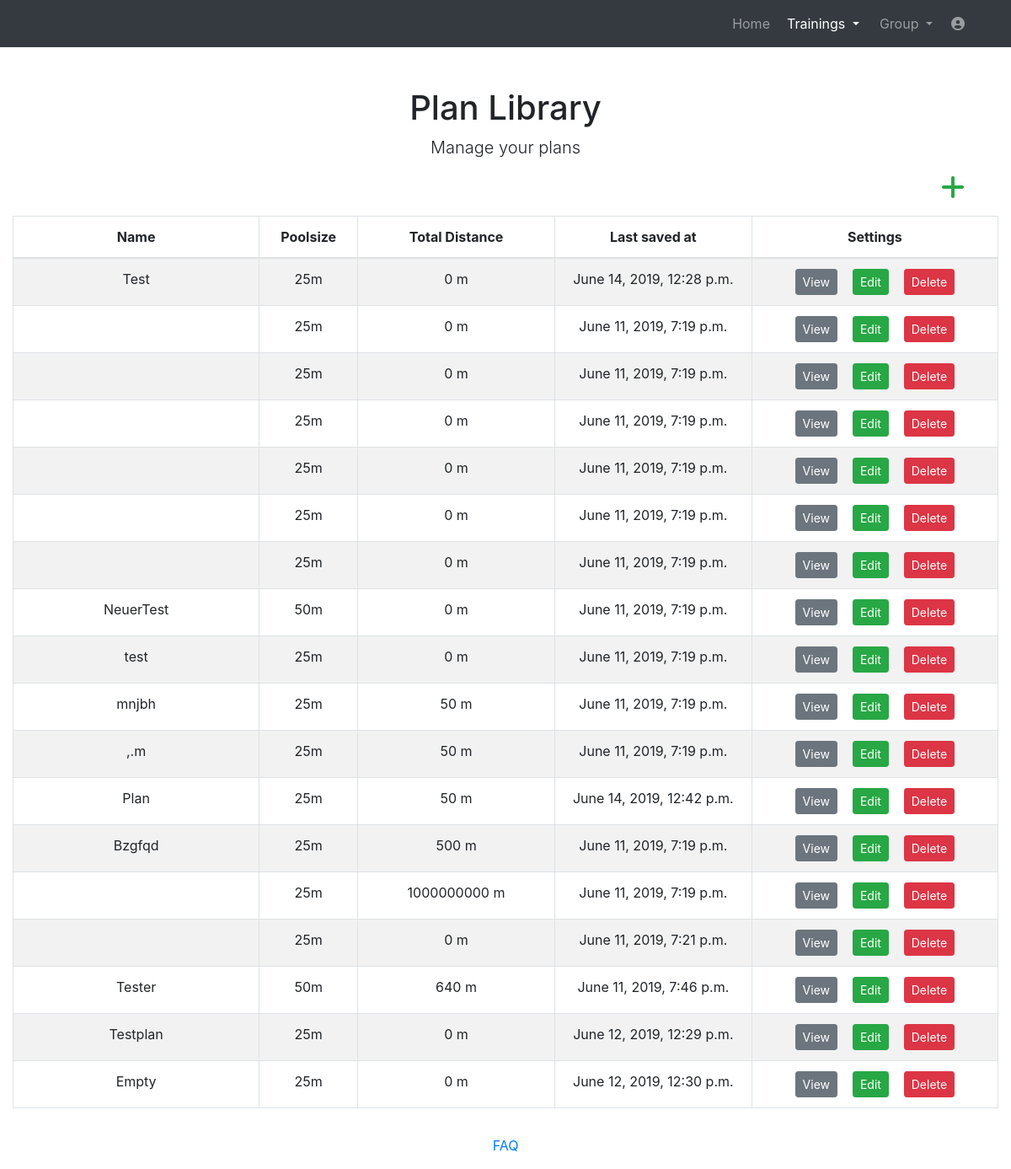
Page /website/manageplans (signed in) on the earlier database version.
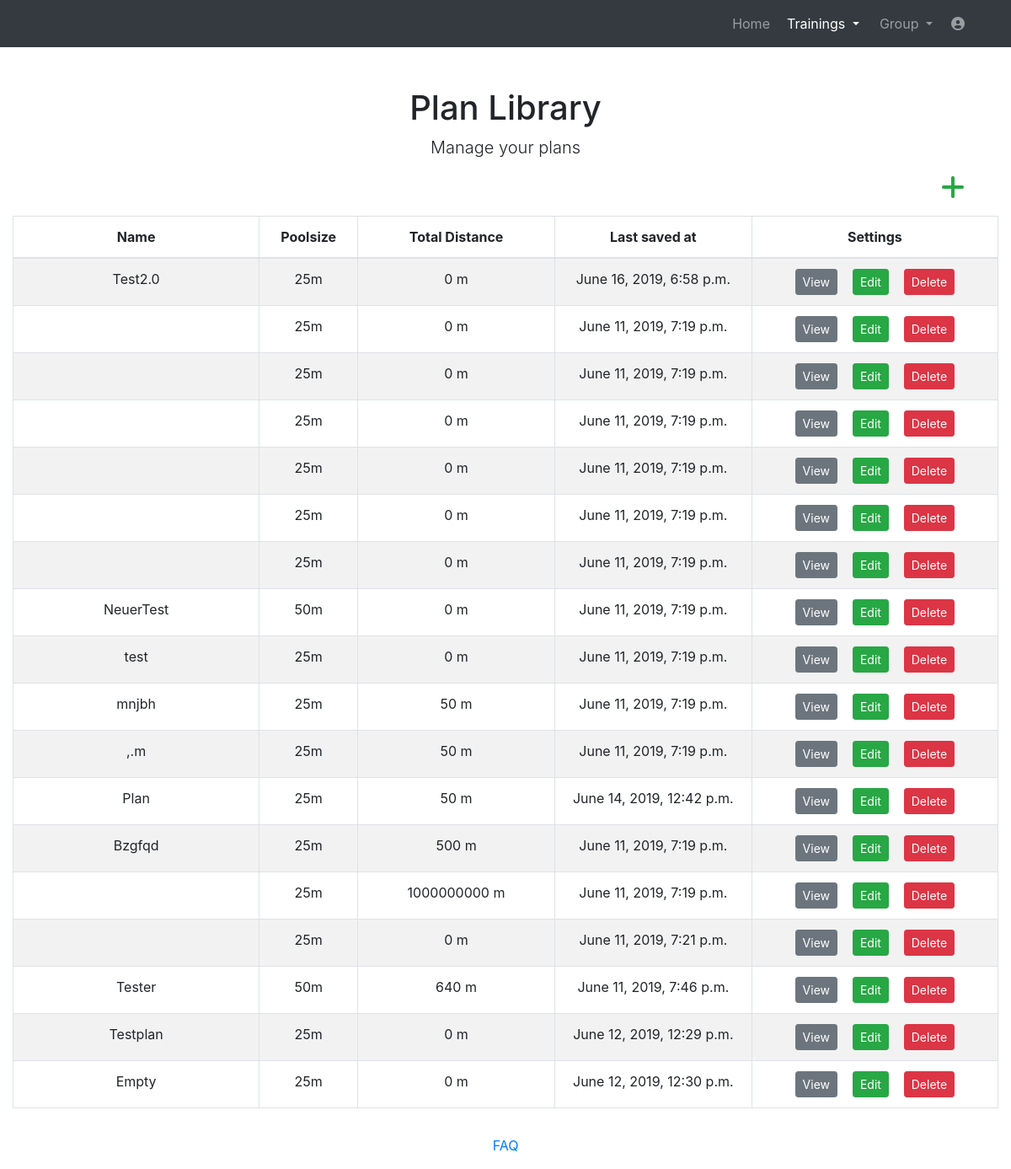
Same page on the later database version.
### website/models.py (models this page shows)
class Plan(models.Model):
    name = models.CharField(max_length=128)
    size = models.CharField(max_length=30)
    totaldistance = models.IntegerField(default=0)
    saved_at = models.DateTimeField(auto_now=True)
    user = models.ForeignKey(User, on_delete=models.CASCADE)

### website/views_loggedin.py (the view)
# urls.py: path('manageplans', views_loggedin.manageplans, name='manageplans'),
@login_required
def manageplans(request):
    user = request.user
    plans = Plan.objects.filter(user=user)
    return render(request, 'manageplans.html', context={'obj': plans})

### templates/manageplans.html (shortened to what this page needs)
<!DOCTYPE html>
<html lang="en">
<head>
  {% load static %}
  <link href="{% static 'vendor/bootstrap/css/bootstrap.min.css' %}" rel="stylesheet">
  <link media="screen" href="{% static 'css/plan.css' %}" rel="stylesheet">
  <link href="{% static 'vendor/fontawesome-free/css/all.min.css' %}" rel="stylesheet" type="text/css">
  <link href="//netdna.bootstrapcdn.com/font-awesome/3.2.1/css/font-awesome.css" rel="stylesheet">
</head>
<body>
  <nav class="navbar navbar-expand-lg navbar-dark bg-dark static-top">
    <div class="container">
      <div class="collapse navbar-collapse" id="navbarResponsive">
        <ul class="navbar-nav ml-auto">
          <li class="nav-item ">
            <a class="nav-link" href="home">Home</a>
          </li>
		  <li class="nav-item dropdown no-arrow mx-1 active">
			<a class="nav-link dropdown-toggle" href="#" id="messagesDropdown" role="button" data-toggle="dropdown" aria-haspopup="true" aria-expanded="false">
					Trainings
			</a>
		  </li>
          <li class="nav-item dropdown no-arrow mx-1">
			<a class="nav-link dropdown-toggle" href="#" id="messagesDropdown" role="button" data-toggle="dropdown" aria-haspopup="true" aria-expanded="false">
					Group
			</a>
		  </li>
		   <li class="nav-item dropdown no-arrow">
			<a class="nav-link " href="#" id="userDropdown" role="button" data-toggle="dropdown" aria-haspopup="true" aria-expanded="false">
			  <i class="fas fa-user-circle fa-fw"></i>
			</a>
		  </li>
        </ul>
      </div>
    </div>
  </nav>
  <div class="container">
    <div class="row">
      <div class="col-lg-12 text-center">
        <h1 class="mt-5">Plan Library</h1>
        <p class="lead">Manage your plans</p>
      </div>
    </div>
  </div>
  <div class="container" style="max-width: 1340px;">
    {% include 'manageplanstable.html' %}
  </div>
    <footer class="page-footer font-small blue">
      <div class="footer-copyright text-center py-3">
        <a href="help"> FAQ</a>
      </div>
    </footer>
</body>
</html>

### templates/manageplanstable.html (shortened to what this page needs)
{% load static %}
    <div>
      <div >
        <div id="table" class="table-editable">
          <span class="table-add float-right mb-3 mr-2">
              <a href="{% url 'newplan' %}" class="text-success" style="margin-right: 2.0rem !important;">
                <i class="fas fa-plus fa-2x" aria-hidden="true"></i>
              </a>
          </span>
          <table id="mytable" class="table table-bordered table-responsive-md table-striped text-center">
            <thead>
              <tr>
                <th class="text-center" style="width:25%;">Name</th>
                <th class="text-center" style="width:10%;">Poolsize</th>
                <th class="text-center" style="width:20%;">Total Distance</th>
                <th class="text-center" style="width:20%;">Last saved at</th>
                <th class="text-center" style="width:25%;">Settings</th>
              </tr>
            </thead>
            <tbody>
            {% for b in obj %}
              <tr>
                <td>{{ b.name }}</td>
                <td>{{ b.size }}</td>
                <td>{{ b.totaldistance }} m</td>
                <td>{{ b.saved_at }}</td>
                <td>
                  <a href="{% url 'showplan' plan_id=b.pk %}" class="btn btn-secondary btn-rounded btn-sm my-0" style="padding-left: 3%; padding-right:3%; margin-right:5%;" >View</a>
                  <a href="{% url 'alterplan' plan_id=b.pk %}" class="btn btn-success btn-rounded btn-sm my-0" style="padding-left: 3%; padding-right:3%; margin-right:5%;" >Edit</a>
                  <span>
                    <a href="" class="btn btn-danger btn-rounded btn-sm my-0"  data-toggle="modal" data-target="#deleteModal{{b.pk}}" >Delete</a>
                  </span>
                </td>
              </tr>
             {% endfor %}
            </tbody>
          </table>
        </div>
      </div>
    </div>

Differences in the rows shown:
changed Plan: name "Test" → "Test2.0"; saved_at "June 14, 2019, 12:28 p.m." → "June 16, 2019, 6:58 p.m."
